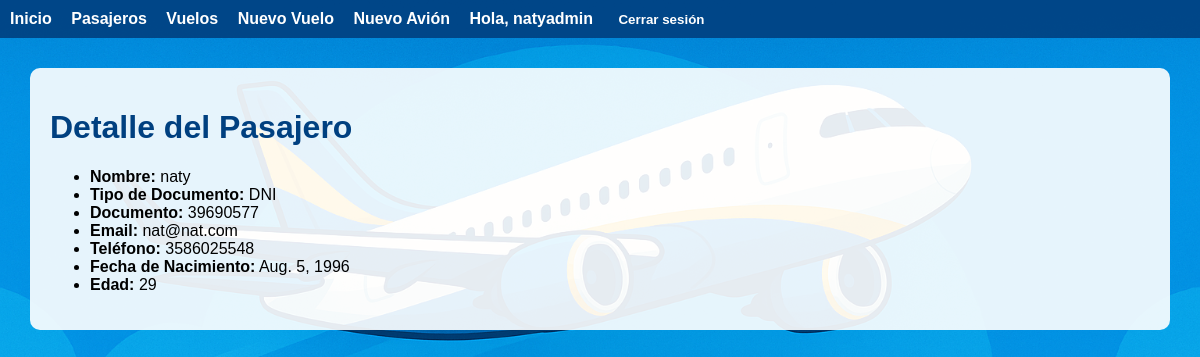
Before: /pasajeros/1/ (signed in) with the older database file.
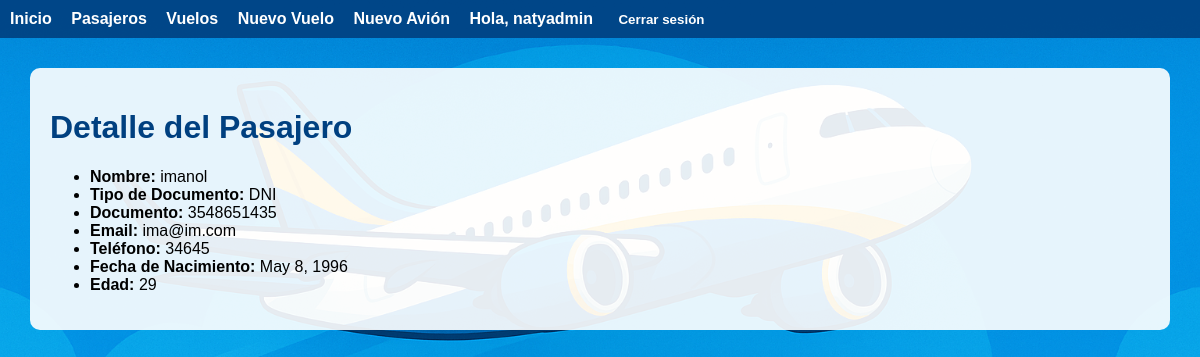
After: the same page with the newer database file.
### pasajeros/models.py (models this page shows, shortened)
class Pasajero(models.Model):
    TIPO_DOCUMENTO_CHOICES = [
        ('DNI', 'DNI'),
        ('PAS', 'Pasaporte'),
        ('LC', 'Libreta Cívica'),
        ('LE', 'Libreta de Enrolamiento'),
        ('OTRO', 'Otro'),
    ]
    nombre = models.CharField(max_length=100)
    tipo_documento = models.CharField(max_length=10, choices=TIPO_DOCUMENTO_CHOICES)
    documento = models.CharField(max_length=30, unique=True)
    email = models.EmailField()
    telefono = models.CharField(max_length=20)
    fecha_nacimiento = models.DateField()
    @property
    def edad(self):
        today = date.today()
        return today.year - self.fecha_nacimiento.year - (
            (today.month, today.day) < (self.fecha_nacimiento.month, self.fecha_nacimiento.day)
        )
    class Meta:
        verbose_name = 'Pasajero'
        verbose_name_plural = 'Pasajeros'
        ordering = ['nombre']

### pasajeros/views.py (the view)
# urls.py: path('<int:pasajero_id>/', views.detalle_pasajero, name='detalle_pasajero'),
@login_required
def detalle_pasajero(request, pasajero_id):
    if request.user.perfil and request.user.perfil.rol != 'admin':
        return redirect('home:index')
    pasajero = get_object_or_404(Pasajero, id=pasajero_id)
    return render(request, 'pasajeros/pasajeros_detail.html', {'pasajero': pasajero})

### usuarios/models.py (called while the page is built)
def get_perfil(self):
    return getattr(self, 'perfilusuario', None)

### pasajeros/templates/pasajeros/pasajeros_detail.html
{% extends 'base.html' %}
{% block content %}
  <h1>Detalle del Pasajero</h1>
  <ul>
    <li><strong>Nombre:</strong> {{ pasajero.nombre }}</li>
    <li><strong>Tipo de Documento:</strong> {{ pasajero.tipo_documento }}</li>
    <li><strong>Documento:</strong> {{ pasajero.documento }}</li>
    <li><strong>Email:</strong> {{ pasajero.email }}</li>
    <li><strong>Teléfono:</strong> {{ pasajero.telefono }}</li>
    <li><strong>Fecha de Nacimiento:</strong> {{ pasajero.fecha_nacimiento }}</li>
    <li><strong>Edad:</strong> {{ pasajero.edad }}</li>
  </ul>
{% endblock %}

Changed rows visible on the page:
changed Pasajero "DNI": nombre "naty" → "imanol"; documento "39690577" → "3548651435"; email "nat@nat.com" → "ima@im.com"; telefono "3586025548" → "34645"; fecha_nacimiento "Aug. 5, 1996" → "May 8, 1996"
